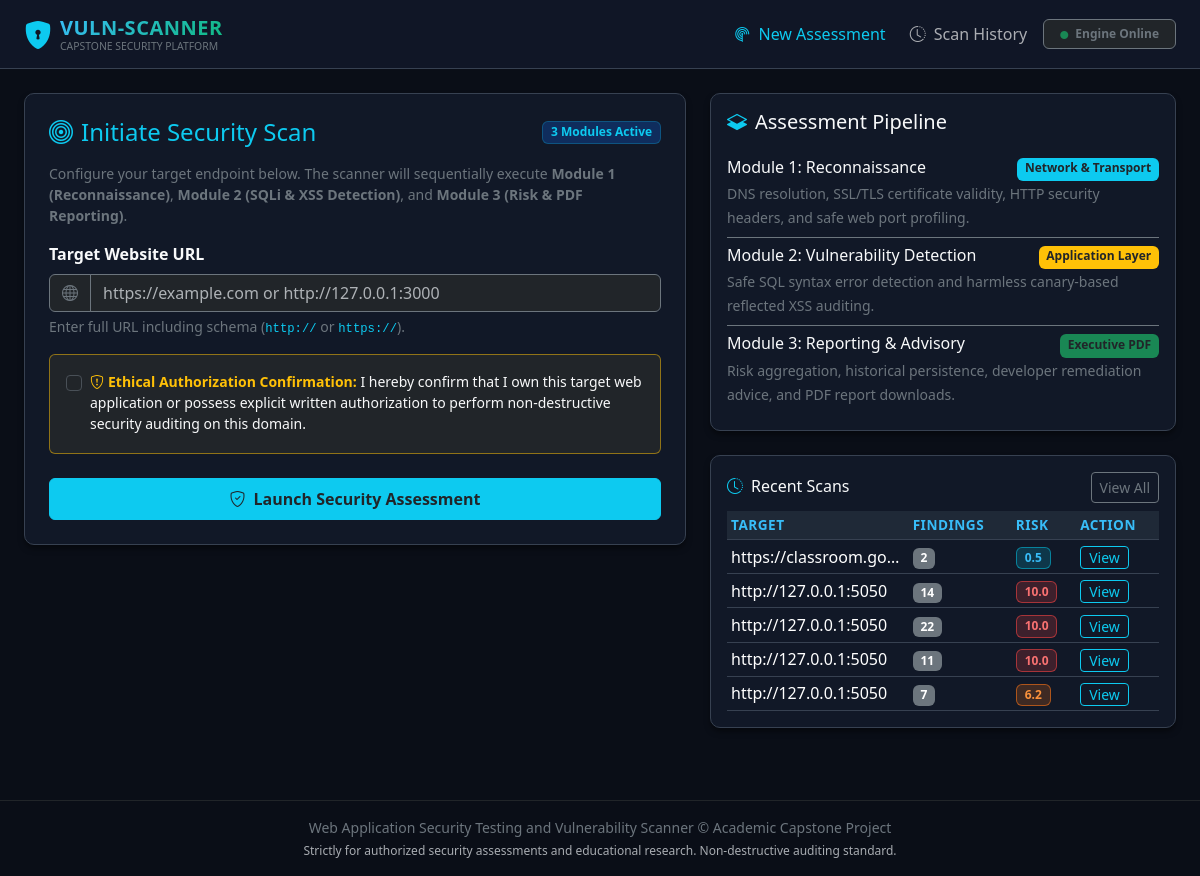
The page / on the database its author committed.
### tables this page shows
CREATE TABLE scans (
    id INTEGER PRIMARY KEY AUTOINCREMENT,
    target_url TEXT NOT NULL,
    scan_status TEXT DEFAULT 'PENDING', -- PENDING, RUNNING, COMPLETED, FAILED
    started_at TIMESTAMP DEFAULT CURRENT_TIMESTAMP,
    completed_at TIMESTAMP,
    total_findings INTEGER DEFAULT 0,
    critical_count INTEGER DEFAULT 0,
    high_count INTEGER DEFAULT 0,
    medium_count INTEGER DEFAULT 0,
    low_count INTEGER DEFAULT 0,
    info_count INTEGER DEFAULT 0,
    risk_score REAL DEFAULT 0.0,
    auth_confirmed INTEGER DEFAULT 1
);

### app.py (the view)
@app.route('/')
def index():
    all_scans = get_all_scans()
    recent_scans = all_scans[:5] if all_scans else []
    return render_template('index.html', recent_scans=recent_scans)

### database/db_manager.py (called while the page is built)
def get_db_connection():
    conn = sqlite3.connect(Config.DATABASE_PATH, timeout=20.0)
    conn.row_factory = sqlite3.Row
    conn.execute("PRAGMA foreign_keys = ON")
    return conn

def get_all_scans():
    conn = get_db_connection()
    try:
        cursor = conn.cursor()
        cursor.execute("SELECT * FROM scans ORDER BY id DESC")
        return [dict(row) for row in cursor.fetchall()]
    finally:
        conn.close()

### templates/index.html (shortened to what this page needs)
{% extends "base.html" %}
{% block content %}
<div class="row g-4">
    <div class="col-lg-7">
        <div class="cyber-card p-4">
            <div class="d-flex align-items-center justify-content-between mb-3">
                <h4 class="mb-0 text-info">
                    <i class="bi bi-bullseye me-2"></i>Initiate Security Scan
                </h4>
                <span class="badge bg-primary bg-opacity-25 text-info border border-info border-opacity-25">3 Modules Active</span>
            </div>
            <p class="text-secondary small">
                Configure your target endpoint below. The scanner will sequentially execute
                <b>Module 1 (Reconnaissance)</b>, <b>Module 2 (SQLi & XSS Detection)</b>, and <b>Module 3 (Risk & PDF Reporting)</b>.
            </p>
            <form id="scanForm">
                <div class="mb-3">
                    <label for="targetUrl" class="form-label text-light fw-semibold">Target Website URL</label>
                    <div class="input-group">
                        <span class="input-group-text bg-dark border-secondary text-secondary">
                            <i class="bi bi-globe"></i>
                        </span>
                        <input type="url" class="form-control bg-dark text-light border-secondary" id="targetUrl"
                               placeholder="https://example.com or http://127.0.0.1:3000" required>
                    </div>
                    <div class="form-text text-secondary">
                        Enter full URL including schema (<code class="text-info">http://</code> or <code class="text-info">https://</code>).
                    </div>
                </div>
                <div class="card bg-dark border-warning border-opacity-50 p-3 mb-4">
                    <div class="form-check">
                        <input class="form-check-input" type="checkbox" id="authConfirmed" required>
                        <label class="form-check-label small text-light" for="authConfirmed">
                            <b class="text-warning"><i class="bi bi-shield-exclamation me-1"></i>Ethical Authorization Confirmation:</b>
                            I hereby confirm that I own this target web application or possess explicit written authorization to perform non-destructive security auditing on this domain.
                        </label>
                    </div>
                </div>
                <div class="d-grid">
                    <button type="submit" id="startScanBtn" class="btn btn-info py-2 fw-semibold text-dark">
                        <i class="bi bi-shield-check me-2"></i>Launch Security Assessment
                    </button>
                </div>
            </form>
        </div>
    </div>
    <div class="col-lg-5">
        <div class="cyber-card p-3 mb-4">
            <h5 class="text-light mb-3"><i class="bi bi-layers-half text-info me-2"></i>Assessment Pipeline</h5>
            <div class="list-group list-group-flush bg-transparent">
                <div class="list-group-item bg-transparent text-secondary border-secondary px-0">
                    <div class="d-flex w-100 justify-content-between">
                        <h6 class="mb-1 text-light">Module 1: Reconnaissance</h6>
                        <span class="badge bg-info text-dark">Network & Transport</span>
                    </div>
                    <small>DNS resolution, SSL/TLS certificate validity, HTTP security headers, and safe web port profiling.</small>
                </div>
                <div class="list-group-item bg-transparent text-secondary border-secondary px-0">
                    <div class="d-flex w-100 justify-content-between">
                        <h6 class="mb-1 text-light">Module 2: Vulnerability Detection</h6>
                        <span class="badge bg-warning text-dark">Application Layer</span>
                    </div>
                    <small>Safe SQL syntax error detection and harmless canary-based reflected XSS auditing.</small>
                </div>
                <div class="list-group-item bg-transparent text-secondary border-secondary px-0">
                    <div class="d-flex w-100 justify-content-between">
                        <h6 class="mb-1 text-light">Module 3: Reporting & Advisory</h6>
                        <span class="badge bg-success text-dark">Executive PDF</span>
                    </div>
                    <small>Risk aggregation, historical persistence, developer remediation advice, and PDF report downloads.</small>
                </div>
            </div>
        </div>
        <div class="cyber-card p-3">
            <div class="d-flex justify-content-between align-items-center mb-2">
                <h6 class="mb-0 text-light"><i class="bi bi-clock-history text-info me-2"></i>Recent Scans</h6>
                <a href="{{ url_for('history') }}" class="btn btn-sm btn-outline-secondary">View All</a>
            </div>
            {% if recent_scans %}
            <div class="table-responsive">
                <table class="table table-sm cyber-table mb-0">
                    <thead>
                        <tr>
                            <th>Target</th>
                            <th>Findings</th>
                            <th>Risk</th>
                            <th>Action</th>
                        </tr>
                    </thead>
                    <tbody>
                        {% for s in recent_scans %}
                        <tr>
                            <td class="text-truncate" style="max-width: 140px;" title="{{ s.target_url }}">{{ s.target_url }}</td>
                            <td><span class="badge bg-secondary">{{ s.total_findings }}</span></td>
                            <td>
                                {% if s.risk_score >= 8.0 %}
                                    <span class="badge badge-critical">{{ s.risk_score }}</span>
                                {% elif s.risk_score >= 5.0 %}
                                    <span class="badge badge-high">{{ s.risk_score }}</span>
                                {% elif s.risk_score >= 2.5 %}
                                    <span class="badge badge-medium">{{ s.risk_score }}</span>
                                {% else %}
                                    <span class="badge badge-low">{{ s.risk_score }}</span>
                                {% endif %}
                            </td>
                            <td>
                                <a href="{{ url_for('view_scan', scan_id=s.id) }}" class="btn btn-sm btn-outline-info py-0 px-2">View</a>
                            </td>
                        </tr>
                        {% endfor %}
                    </tbody>
                </table>
            </div>
            {% else %}
            <p class="text-secondary small mb-0 mt-2">No previous assessments recorded yet. Run your first scan!</p>
            {% endif %}
        </div>
    </div>
</div>
{% endblock %}

### static/css/style.css (style rules this page uses)
:root { --bg-dark: #0a0e17; --bg-card: #111827; --bg-card-hover: #1f2937; --border-color: #374151; --cyber-blue: #38bdf8; --cyber-cyan: #06b6d4; --cyber-green: #10b981; --cyber-red: #ef4444; --cyber-orange: #f97316; --cyber-yellow: #f59e0b; --text-primary: #f3f4f6; --text-secondary: #9ca3af; }
body { background-color: var(--bg-dark); color: var(--text-primary); font-family: 'Segoe UI', system-ui, -apple-system, sans-serif; min-height: 100vh; }
.cyber-card { background-color: var(--bg-card); border: 1px solid var(--border-color); border-radius: 10px; box-shadow: 0 4px 6px -1px rgba(0, 0, 0, 0.5); transition: transform 0.2s ease, border-color 0.2s ease; }
.badge-critical { background-color: rgba(239, 68, 68, 0.2); color: #f87171; border: 1px solid rgba(239, 68, 68, 0.6); }
.badge-high { background-color: rgba(249, 115, 22, 0.2); color: #fb923c; border: 1px solid rgba(249, 115, 22, 0.6); }
.badge-low { background-color: rgba(6, 182, 212, 0.2); color: #38bdf8; border: 1px solid rgba(6, 182, 212, 0.6); }
.cyber-table { color: var(--text-primary); border-color: var(--border-color); }
.cyber-table thead th { background-color: #1f2937; color: var(--cyber-blue); border-bottom: 1px solid var(--border-color); font-size: 0.85rem; text-transform: uppercase; letter-spacing: 0.5px; }
.cyber-table tbody td { background-color: var(--bg-card); border-bottom: 1px solid var(--border-color); vertical-align: middle; }

### rows shown on the page
scans: target_url "https://classroom.go…", total_findings "2", risk_score "0.5"
scans: target_url "http://127.0.0.1:5050", total_findings "14", risk_score "10.0"
scans: target_url "http://127.0.0.1:5050", total_findings "22", risk_score "10.0"
scans: target_url "http://127.0.0.1:5050", total_findings "11", risk_score "10.0"
scans: target_url "http://127.0.0.1:5050", total_findings "7", risk_score "6.2"
